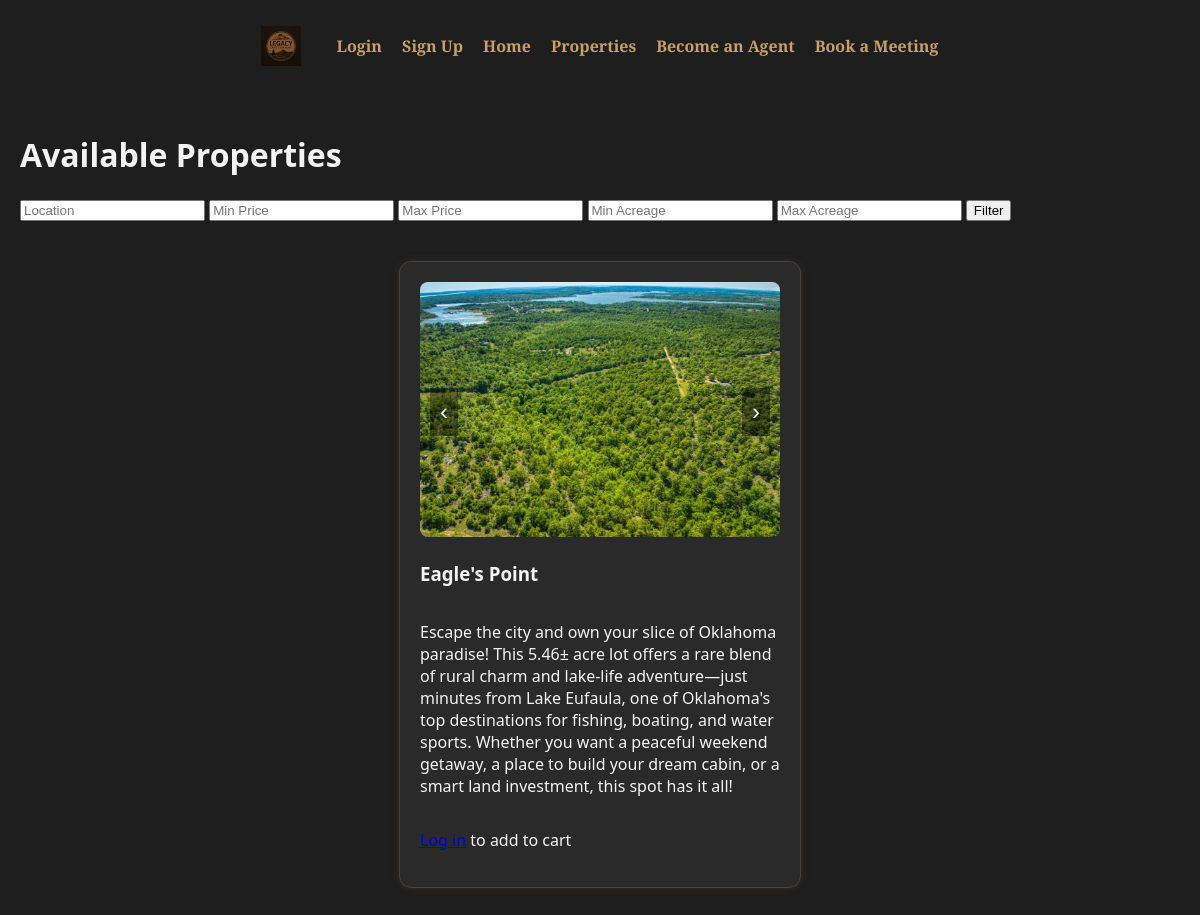
Page /properties/ on the committed database.
### core/models.py (models this page shows, shortened)
class PropertyImage(models.Model):
    property = models.ForeignKey(Property, related_name='images', on_delete=models.CASCADE)
    image = models.ImageField(upload_to='property_images/')

class Property(models.Model):
    title = models.CharField(max_length=200)
    description = models.TextField()
    location = models.CharField(max_length=100)
    acreage = models.DecimalField(max_digits=7, decimal_places=2)
    term_years_1 = models.IntegerField(blank=True, null=True)
    monthly_payment_1 = models.DecimalField(max_digits=10, decimal_places=2, blank=True, null=True)
    down_payment_1 = models.DecimalField(max_digits=10, decimal_places=2, blank=True, null=True)
    total_price_1 = models.DecimalField(max_digits=12, decimal_places=2, blank=True, null=True)
    interest_1 = models.DecimalField(max_digits=5, decimal_places=2, blank=True, null=True)
    financing_note_1=models.TextField(blank=True, help_text="Optional custom financing message")
    term_years_2 = models.IntegerField(blank=True, null=True)
    monthly_payment_2 = models.DecimalField(max_digits=10, decimal_places=2, blank=True, null=True)
    down_payment_2 = models.DecimalField(max_digits=10, decimal_places=2, blank=True, null=True)
    total_price_2 = models.DecimalField(max_digits=12, decimal_places=2, blank=True, null=True)
    interest_2 = models.DecimalField(max_digits=5, decimal_places=2, blank=True, null=True)
    financing_note_2=models.TextField(blank=True, help_text="Optional custom financing message")
    term_years_3 = models.IntegerField(blank=True, null=True)
    monthly_payment_3 = models.DecimalField(max_digits=10, decimal_places=2, blank=True, null=True)
    down_payment_3 = models.DecimalField(max_digits=10, decimal_places=2, blank=True, null=True)
    total_price_3 = models.DecimalField(max_digits=12, decimal_places=2, blank=True, null=True)
    interest_3 = models.DecimalField(max_digits=5, decimal_places=2, blank=True, null=True)
    financing_note_3=models.TextField(blank=True, help_text="Optional custom financing message")

### core/views.py (the view)
# urls.py: path('properties/', core_views.property_list, name='property_list'),
def property_list(request):
    properties = Property.objects.all()
    location = request.GET.get('location')
    min_price = request.GET.get('min_price')
    max_price = request.GET.get('max_price')
    min_acreage = request.GET.get('min_acreage')
    max_acreage = request.GET.get('max_acreage')
    if location:
        properties = properties.filter(location__icontains=location)
    if min_price:
        properties = properties.filter(price__gte=min_price)
    if max_price:
        properties = properties.filter(price__lte=max_price)
    if min_acreage:
        properties = properties.filter(acreage__gte=min_acreage)
    if max_acreage:
        properties = properties.filter(acreage__lte=max_acreage)
    return render(request, 'core/property_list.html', {'properties': properties})

### core/templates/core/property_list.html (shortened to what this page needs)
{% extends "core/base.html" %}
{% block content %}
<h1>Available Properties</h1>
<form method="get">
    <input type="text" name="location" placeholder="Location">
    <input type="number" name="min_price" placeholder="Min Price">
    <input type="number" name="max_price" placeholder="Max Price">
    <input type="number" name="min_acreage" placeholder="Min Acreage">
    <input type="number" name="max_acreage" placeholder="Max Acreage">
    <button type="submit">Filter</button>
</form>
<div class="property-list-wrapper" style="margin-top: 20px;">
    {% for property in properties %}
        <div class="property-card">
            <div class="property-slideshow" data-property-id="{{ property.id }}">
                {% for image in property.images.all %}
                    <img src="{{ image.image.url }}" alt="{{ property.title }}" class="slide-{{ property.id }}"{% if not forloop.first %} style="display:none;"{% endif %}>
                {% endfor %}
                {% if property.images.count > 1 %}
                    <button onclick="prevSlide('{{ property.id }}')">‹</button>
                    <button onclick="nextSlide('{{ property.id }}')">›</button>
                {% endif %}
            </div>
            <h3>{{ property.title }}</h3>
            <p>{{ property.description }}</p>
            {% if user.is_authenticated %}
                <form method="post" action="{% url 'add_to_cart' property.id %}">
                    {% csrf_token %}
                    <label for="financing_option_{{ property.id }}">Select Financing Option:</label>
                    <select name="financing_option" id="financing_option_{{ property.id }}" required>
                        {% if property.monthly_payment_1 %}
                            <option value="1">Option 1</option>
                        {% endif %}
                        {% if property.monthly_payment_2 %}
                            <option value="2">Option 2</option>
                        {% endif %}
                        {% if property.monthly_payment_3 %}
                            <option value="3">Option 3</option>
                        {% endif %}
                    </select>
                    <button type="submit" class="cta-button">Add to Cart</button>
                </form>
            {% else %}
                <p><a href="{% url 'login' %}">Log in</a> to add to cart</p>
            {% endif %}
        </div>
    {% endfor %}
</div>
{% endblock %}

### core/templates/core/base.html (style rules this page uses)
:root { --bg-dark: #1e1e1e; --accent-brown: #8b5e3c; --accent-light: #c9a066; --text-light: #f4f4f4; }
body { margin: 0; font-family: 'Segoe UI', sans-serif; background-color: var(--bg-dark); color: var(--text-light); }
.property-list-wrapper { display: flex; flex-wrap: wrap; gap: 30px; justify-content: center; padding: 20px 0; }
.property-card { background-color: #2a2a2a; border: 1px solid #444; border-radius: 12px; width: 360px; padding: 20px; box-shadow: 0 0 10px rgba(139, 94, 60, 0.2); transition: transform 0.3s ease, box-shadow 0.3s ease; display: flex; flex-direction: column; justify-content: space-between; }
.property-slideshow { position: relative; text-align: center; }
.property-slideshow button { position: absolute; top: 50%; transform: translateY(-50%); background: rgba(0,0,0,0.4); color: white; border: none; padding: 10px; font-size: 1.5em; cursor: pointer; z-index: 1; }
.property-slideshow button:first-of-type { left: 10px; }
.property-slideshow button:last-of-type { right: 10px; }
.property-slideshow img { width: 100%; height: auto; object-fit: contain; border-radius: 8px; }

### rows in the picture
Property: title "Eagle's Point", description "Escape the city and own your slice of Oklahoma paradise! This 5.46± acre lot offers a rare blend of rural charm and lake-life adventure—just minutes from Lake Eufaula, one of Oklahoma's top destinations for fishing, boating, and water sports. Whether you want a peaceful weekend getaway, a place to build your dream cabin, or a smart land investment, this spot has it all!"
PropertyImage: image (picture)
